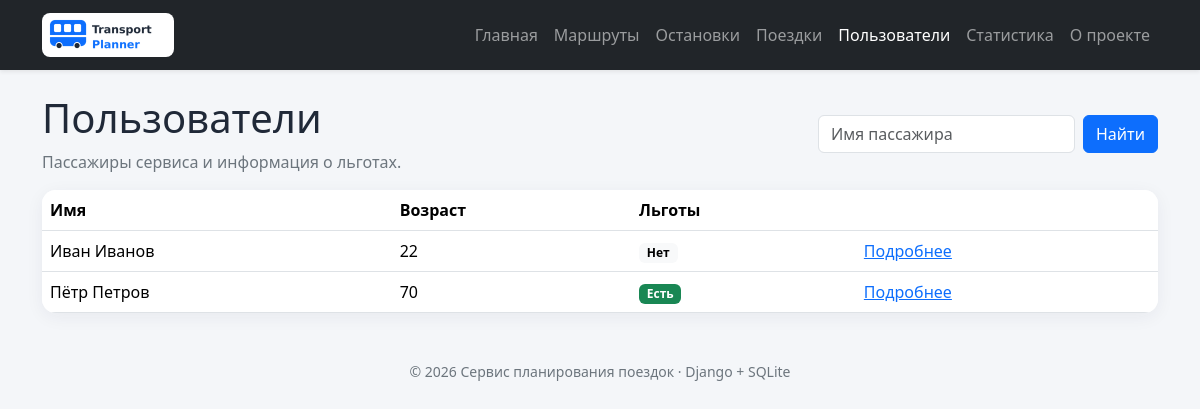
/users/, run on the app's committed database.
### users_app/views.py (the view)
# urls.py: path("", views.users_list, name="list"),
def users_list(request):
    query = request.GET.get("q", "").strip()
    conn = get_connection()
    try:
        if query:
            users = conn.execute(
                SEARCH_USERS_SQL, [f"%{query}%"]
            ).fetchall()
        else:
            users = conn.execute(ALL_USERS_SQL).fetchall()
    finally:
        conn.close()
    return render(
        request, "users_app/list.html", {"users": users, "query": query}
    )

### db/database.py (called while the page is built)
def get_connection():
    DB_PATH.parent.mkdir(parents=True, exist_ok=True)
    conn = sqlite3.connect(DB_PATH)
    conn.row_factory = sqlite3.Row
    conn.execute("PRAGMA foreign_keys = ON")
    return conn

### users_app/templates/users_app/list.html (shortened to what this page needs)
{% extends "base.html" %}
{% block content %}
<div class="d-flex flex-wrap justify-content-between align-items-center gap-3 mb-3">
    <div>
        <h1>Пользователи</h1>
        <p class="text-secondary mb-0">Пассажиры сервиса и информация о льготах.</p>
    </div>
    <form method="get" class="d-flex gap-2">
        <input class="form-control" name="q" value="{{ query }}"
               placeholder="Имя пассажира" data-autofocus="true">
        <button class="btn btn-primary" type="submit">Найти</button>
    </form>
</div>
<div class="table-responsive card">
    <table class="table table-hover mb-0">
        <thead><tr><th>Имя</th><th>Возраст</th><th>Льготы</th><th></th></tr></thead>
        <tbody>
            {% for user in users %}
            <tr>
                <td>{{ user.name }}</td>
                <td>{{ user.age }}</td>
                <td>
                    {% if user.has_benefits %}
                        <span class="badge text-bg-success">Есть</span>
                    {% else %}
                        <span class="badge text-bg-light">Нет</span>
                    {% endif %}
                </td>
                <td><a href="{% url 'users:detail' user.id %}">Подробнее</a></td>
            </tr>
            {% empty %}
            <tr><td colspan="4" class="text-center text-secondary py-4">Пользователи не найдены.</td></tr>
            {% endfor %}
        </tbody>
    </table>
</div>
{% endblock %}

### homepage/static/homepage/css/style.css (style rules this page uses)
:root { color-scheme: light; }
body { min-height: 100vh; background: #f4f6f9; color: #202938; }
.card, .stat-card { border: 0; border-radius: 14px; }
.card { box-shadow: 0 4px 18px rgba(26, 39, 60, .06); }
.table { vertical-align: middle; }

### data on the page
users: name "Иван Иванов", age "22", shows "Нет"
users: name "Пётр Петров", age "70", shows "Есть"
